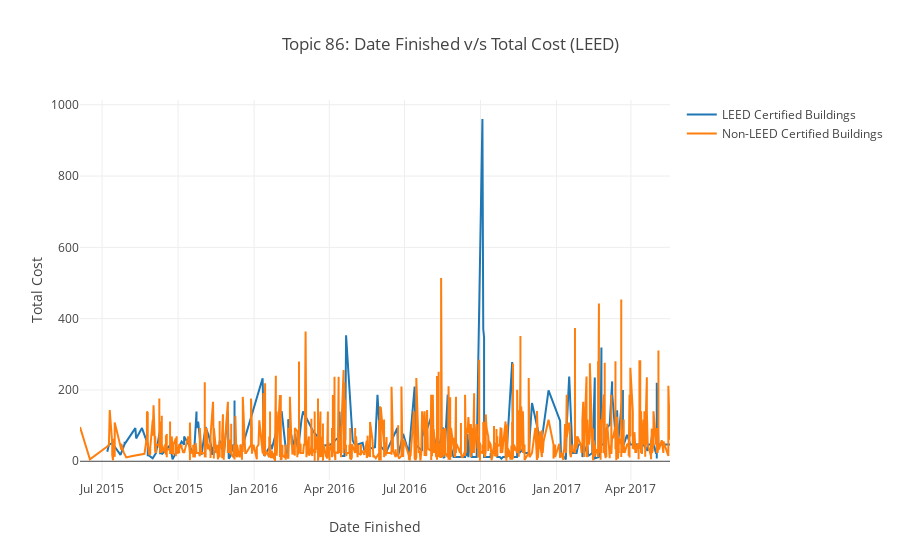

Notebook cell for this chart:
### Code cell
buildings = new_df['Building'].unique()
topic = 86
topic = "Topic " + str(topic)
plot_df = new_df[new_df['Topics'] == topic]

leed_data_df = plot_df[plot_df['Building'].isin(leeds)]
non_leed_data_df = plot_df[~plot_df['Building'].isin(leeds)]

trace0 = Scatter(
    x = leed_data_df['Date Finished'],
    y = leed_data_df['Total'],
    mode = 'line',
    name = 'LEED Certified Buildings'
)

trace1 = Scatter(
    x = non_leed_data_df['Date Finished'],
    y = non_leed_data_df['Total'],
    mode = 'line',
    name = 'Non-LEED Certified Buildings'
)

layout = Layout(xaxis = dict(title = 'Date Finished'), yaxis = dict(title = 'Total Cost'), title = topic + ': Date Finished v/s Total Cost (LEED)')
data = [trace0, trace1]

fig = {'data' : data, 'layout' : layout}

iplot(fig)
plot(fig,  filename='leeds.html')

### Figure 1 — Plotly figure (JSON) as saved in the notebook; plotly's stock layout.template omitted (floating-point values rounded to 4 significant figures; data arrays with more than 128 entries replaced by an {"elided": "..."} marker saying what was removed)
{"data": [{"mode": "line", "name": "LEED Certified Buildings", "type": "scatter", "x": {"elided": "237 str values"}, "y": {"elided": "237 float values"}}, {"mode": "line", "name": "Non-LEED Certified Buildings", "type": "scatter", "x": {"elided": "1166 str values"}, "y": {"elided": "1166 float values"}}], "layout": {"title": "Topic 86: Date Finished v/s Total Cost (LEED)", "xaxis": {"title": "Date Finished"}, "yaxis": {"title": "Total Cost"}}}
